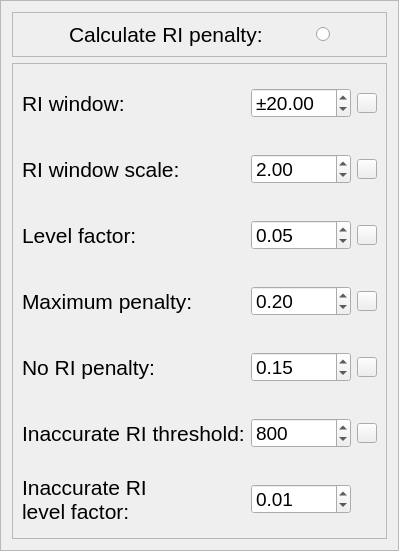
    <widget class="QFrame" name="frame_2">
     <property name="frameShape">
      <enum>QFrame::StyledPanel</enum>
     </property>
     <property name="frameShadow">
      <enum>QFrame::Raised</enum>
     </property>
     <layout class="QGridLayout" name="gridLayout_3" rowstretch="1,10">
      <item row="0" column="0">
       <widget class="QFrame" name="frame_6">
        <property name="frameShape">
         <enum>QFrame::StyledPanel</enum>
        </property>
        <property name="frameShadow">
         <enum>QFrame::Raised</enum>
        </property>
        <layout class="QHBoxLayout" name="horizontalLayout_3">
         <item>
          <widget class="QLabel" name="label_6">
           <property name="sizePolicy">
            <sizepolicy hsizetype="Maximum" vsizetype="Preferred">
             <horstretch>0</horstretch>
             <verstretch>0</verstretch>
            </sizepolicy>
           </property>
           <property name="minimumSize">
            <size>
             <width>0</width>
             <height>0</height>
            </size>
           </property>
           <property name="maximumSize">
            <size>
             <width>16777215</width>
             <height>16777215</height>
            </size>
           </property>
           <property name="font">
            <font>
             <pointsize>16</pointsize>
             <weight>50</weight>
             <italic>false</italic>
             <bold>false</bold>
            </font>
           </property>
           <property name="styleSheet">
            <string notr="true">font: 16pt;</string>
           </property>
           <property name="text">
            <string>Calculate RI penalty:</string>
           </property>
          </widget>
         </item>
         <item>
          <widget class="QRadioButton" name="radioButton">
           <property name="sizePolicy">
            <sizepolicy hsizetype="Maximum" vsizetype="Fixed">
             <horstretch>0</horstretch>
             <verstretch>0</verstretch>
            </sizepolicy>
           </property>
           <property name="text">
            <string/>
           </property>
           <property name="checked">
            <bool>false</bool>
           </property>
          </widget>
         </item>
        </layout>
       </widget>
      </item>
      <item row="1" column="0">
       <widget class="QFrame" name="frame_5">
        <property name="frameShape">
         <enum>QFrame::StyledPanel</enum>
        </property>
        <property name="frameShadow">
         <enum>QFrame::Raised</enum>
        </property>
        <layout class="QGridLayout" name="gridLayout_4">
         <item row="0" column="0">
          <widget class="QLabel" name="label_7">
           <property name="sizePolicy">
            <sizepolicy hsizetype="Maximum" vsizetype="Preferred">
             <horstretch>0</horstretch>
             <verstretch>0</verstretch>
            </sizepolicy>
           </property>
           <property name="minimumSize">
            <size>
             <width>0</width>
             <height>60</height>
            </size>
           </property>
           <property name="maximumSize">
            <size>
             <width>16777215</width>
             <height>60</height>
            </size>
           </property>
           <property name="font">
            <font>
             <pointsize>16</pointsize>
             <weight>50</weight>
             <italic>false</italic>
             <bold>false</bold>
            </font>
           </property>
           <property name="styleSheet">
            <string notr="true">font: 16pt;</string>
           </property>
           <property name="text">
            <string>RI window:</string>
           </property>
          </widget>
         </item>
         <item row="0" column="1">
          <widget class="QDoubleSpinBox" name="doubleSpinBox_5">
           <property name="minimumSize">
            <size>
             <width>100</width>
             <height>30</height>
            </size>
           </property>
           <property name="maximumSize">
            <size>
             <width>100</width>
             <height>30</height>
            </size>
           </property>
           <property name="styleSheet">
            <string notr="true">font: 14pt;</string>
           </property>
           <property name="prefix">
            <string>±</string>
           </property>
           <property name="suffix">
            <string/>
           </property>
           <property name="maximum">
            <double>9999.000000000000000</double>
           </property>
           <property name="singleStep">
            <double>0.500000000000000</double>
           </property>
           <property name="value">
            <double>20.000000000000000</double>
           </property>
          </widget>
         </item>
         <item row="0" column="2">
          <widget class="QPushButton" name="pushButton_6">
           <property name="minimumSize">
            <size>
             <width>20</width>
             <height>20</height>
            </size>
           </property>
           <property name="maximumSize">
            <size>
             <width>20</width>
             <height>20</height>
            </size>
           </property>
           <property name="text">
            <string/>
           </property>
           <property name="icon">
            <iconset>
             <normaloff>../Combine/R-C.png</normaloff>../Combine/R-C.png</iconset>
           </property>
           <property name="iconSize">
            <size>
             <width>20</width>
             <height>20</height>
            </size>
           </property>
          </widget>
         </item>
         <item row="1" column="0">
          <widget class="QLabel" name="label_9">
           <property name="minimumSize">
            <size>
             <width>0</width>
             <height>60</height>
            </size>
           </property>
           <property name="maximumSize">
            <size>
             <width>16777215</width>
             <height>60</height>
            </size>
           </property>
           <property name="font">
            <font>
             <pointsize>16</pointsize>
             <weight>50</weight>
             <italic>false</italic>
             <bold>false</bold>
            </font>
           </property>
           <property name="styleSheet">
            <string notr="true">font: 16pt;</string>
           </property>
           <property name="text">
            <string>RI window scale:</string>
           </property>
           <property name="wordWrap">
            <bool>true</bool>
           </property>
          </widget>
         </item>
         <item row="1" column="1">
          <widget class="QDoubleSpinBox" name="doubleSpinBox_9">
           <property name="minimumSize">
            <size>
             <width>100</width>
             <height>30</height>
            </size>
           </property>
           <property name="maximumSize">
            <size>
             <width>100</width>
             <height>30</height>
            </size>
           </property>
           <property name="styleSheet">
            <string notr="true">font: 14pt;</string>
           </property>
           <property name="readOnly">
            <bool>false</bool>
           </property>
           <property name="correctionMode">
            <enum>QAbstractSpinBox::CorrectToPreviousValue</enum>
           </property>
           <property name="decimals">
            <number>2</number>
           </property>
           <property name="value">
            <double>2.000000000000000</double>
           </property>
          </widget>
         </item>
         <item row="1" column="2">
          <widget class="QPushButton" name="pushButton_7">
           <property name="minimumSize">
            <size>
             <width>20</width>
             <height>20</height>
            </size>
           </property>
           <property name="maximumSize">
            <size>
             <width>20</width>
             <height>20</height>
            </size>
           </property>
           <property name="text">
            <string/>
           </property>
           <property name="icon">
            <iconset>
             <normaloff>../Combine/R-C.png</normaloff>../Combine/R-C.png</iconset>
           </property>
           <property name="iconSize">
            <size>
             <width>20</width>
             <height>20</height>
            </size>
           </property>
          </widget>
         </item>
         <item row="2" column="0">
          <widget class="QLabel" name="label_8">
           <property name="minimumSize">
            <size>
             <width>0</width>
             <height>60</height>
            </size>
           </property>
           <property name="maximumSize">
            <size>
             <width>16777215</width>
             <height>60</height>
            </size>
           </property>
           <property name="font">
            <font>
             <pointsize>16</pointsize>
             <weight>50</weight>
             <italic>false</italic>
             <bold>false</bold>
            </font>
           </property>
           <property name="styleSheet">
            <string notr="true">font: 16pt;</string>
           </property>
           <property name="text">
            <string>Level factor:</string>
           </property>
           <property name="wordWrap">
            <bool>true</bool>
           </property>
          </widget>
         </item>
         <item row="2" column="1">
          <widget class="QDoubleSpinBox" name="doubleSpinBox_7">
           <property name="minimumSize">
            <size>
             <width>100</width>
             <height>30</height>
            </size>
           </property>
           <property name="maximumSize">
            <size>
             <width>100</width>
             <height>30</height>
            </size>
           </property>
           <property name="styleSheet">
            <string notr="true">font: 14pt;</string>
           </property>
           <property name="decimals">
            <number>2</number>
           </property>
           <property name="singleStep">
            <double>0.010000000000000</double>
           </property>
           <property name="value">
            <double>0.050000000000000</double>
           </property>
          </widget>
         </item>
         <item row="2" column="2">
          <widget class="QPushButton" name="pushButton_8">
           <property name="minimumSize">
            <size>
             <width>20</width>
             <height>20</height>
            </size>
           </property>
           <property name="maximumSize">
            <size>
             <width>20</width>
             <height>20</height>
            </size>
           </property>
           <property name="text">
            <string/>
           </property>
           <property name="icon">
            <iconset>
             <normaloff>../Combine/R-C.png</normaloff>../Combine/R-C.png</iconset>
           </property>
           <property name="iconSize">
            <size>
             <width>20</width>
             <height>20</height>
            </size>
           </property>
          </widget>
         </item>
         <item row="3" column="0">
          <widget class="QLabel" name="label_10">
           <property name="minimumSize">
            <size>
             <width>0</width>
             <height>60</height>
            </size>
           </property>
           <property name="maximumSize">
            <size>
             <width>16777215</width>
             <height>60</height>
            </size>
           </property>
           <property name="font">
            <font>
             <pointsize>16</pointsize>
             <weight>50</weight>
             <italic>false</italic>
             <bold>false</bold>
            </font>
           </property>
           <property name="styleSheet">
            <string notr="true">font: 16pt;</string>
           </property>
           <property name="text">
            <string>Maximum penalty:</string>
           </property>
           <property name="wordWrap">
            <bool>true</bool>
           </property>
          </widget>
         </item>
         <item row="3" column="1">
          <widget class="QDoubleSpinBox" name="doubleSpinBox_8">
           <property name="minimumSize">
            <size>
             <width>100</width>
             <height>30</height>
            </size>
           </property>
           <property name="maximumSize">
            <size>
             <width>100</width>
             <height>30</height>
            </size>
           </property>
           <property name="styleSheet">
            <string notr="true">font: 14pt;</string>
           </property>
           <property name="decimals">
            <number>2</number>
           </property>
           <property name="maximum">
            <double>1.000000000000000</double>
           </property>
           <property name="singleStep">
            <double>0.100000000000000</double>
           </property>
           <property name="value">
            <double>0.200000000000000</double>
           </property>
          </widget>
         </item>
         <item row="3" column="2">
          <widget class="QPushButton" name="pushButton_9">
           <property name="minimumSize">
            <size>
             <width>20</width>
             <height>20</height>
            </size>
           </property>
           <property name="maximumSize">
            <size>
             <width>20</width>
             <height>20</height>
            </size>
           </property>
           <property name="text">
            <string/>
           </property>
           <property name="icon">
            <iconset>
             <normaloff>../Combine/R-C.png</normaloff>../Combine/R-C.png</iconset>
           </property>
           <property name="iconSize">
            <size>
             <width>20</width>
             <height>20</height>
            </size>
           </property>
          </widget>
         </item>
         <item row="4" column="0">
          <widget class="QLabel" name="label_11">
           <property name="minimumSize">
            <size>
             <width>0</width>
             <height>60</height>
            </size>
           </property>
           <property name="maximumSize">
            <size>
             <width>16777215</width>
             <height>60</height>
            </size>
           </property>
           <property name="font">
            <font>
             <pointsize>16</pointsize>
             <weight>50</weight>
             <italic>false</italic>
             <bold>false</bold>
            </font>
           </property>
           <property name="styleSheet">
            <string notr="true">font: 16pt;</string>
           </property>
           <property name="text">
            <string>No RI penalty:</string>
           </property>
           <property name="wordWrap">
            <bool>true</bool>
           </property>
          </widget>
         </item>
         <item row="4" column="1">
          <widget class="QDoubleSpinBox" name="doubleSpinBox_99">
           <property name="minimumSize">
            <size>
             <width>100</width>
             <height>30</height>
            </size>
           </property>
           <property name="maximumSize">
            <size>
             <width>100</width>
             <height>30</height>
            </size>
           </property>
           <property name="styleSheet">
            <string notr="true">font: 14pt;</string>
           </property>
           <property name="maximum">
            <double>1.000000000000000</double>
           </property>
           <property name="singleStep">
            <double>0.050000000000000</double>
           </property>
           <property name="value">
            <double>0.150000000000000</double>
           </property>
          </widget>
         </item>
         <item row="4" column="2">
          <widget class="QPushButton" name="pushButton_10">
           <property name="minimumSize">
            <size>
             <width>20</width>
             <height>20</height>
            </size>
           </property>
           <property name="maximumSize">
            <size>
             <width>20</width>
             <height>20</height>
            </size>
           </property>
           <property name="text">
            <string/>
           </property>
           <property name="icon">
            <iconset>
             <normaloff>../Combine/R-C.png</normaloff>../Combine/R-C.png</iconset>
           </property>
           <property name="iconSize">
            <size>
             <width>20</width>
             <height>20</height>
            </size>
           </property>
          </widget>
         </item>
         <item row="5" column="0">
          <widget class="QLabel" name="label_15">
           <property name="minimumSize">
            <size>
             <width>0</width>
             <height>60</height>
            </size>
           </property>
           <property name="maximumSize">
            <size>
             <width>16777215</width>
             <height>60</height>
            </size>
           </property>
           <property name="font">
            <font>
             <pointsize>16</pointsize>
             <weight>50</weight>
             <italic>false</italic>
             <bold>false</bold>
            </font>
           </property>
           <property name="styleSheet">
            <string notr="true">font: 16pt;</string>
           </property>
           <property name="text">
            <string>Inaccurate RI threshold:</string>
           </property>
           <property name="wordWrap">
            <bool>true</bool>
           </property>
          </widget>
         </item>
         <item row="5" column="1">
          <widget class="QSpinBox" name="spinBox_12">
           <property name="minimumSize">
            <size>
             <width>100</width>
             <height>30</height>
            </size>
           </property>
           <property name="maximumSize">
            <size>
             <width>100</width>
             <height>30</height>
            </size>
           </property>
           <property name="styleSheet">
            <string notr="true">font: 14pt;</string>
           </property>
           <property name="maximum">
            <number>99999</number>
           </property>
           <property name="value">
            <number>800</number>
           </property>
          </widget>
         </item>
         <item row="5" column="2">
          <widget class="QPushButton" name="pushButton_15">
           <property name="minimumSize">
            <size>
             <width>20</width>
             <height>20</height>
            </size>
           </property>
           <property name="maximumSize">
            <size>
             <width>20</width>
             <height>20</height>
            </size>
           </property>
           <property name="text">
            <string/>
           </property>
           <property name="icon">
            <iconset>
             <normaloff>../Combine/R-C.png</normaloff>../Combine/R-C.png</iconset>
           </property>
           <property name="iconSize">
            <size>
             <width>20</width>
             <height>20</height>
            </size>
           </property>
          </widget>
         </item>
         <item row="6" column="0">
          <widget class="QLabel" name="label_19">
           <property name="minimumSize">
            <size>
             <width>0</width>
             <height>60</height>
            </size>
           </property>
           <property name="maximumSize">
            <size>
             <width>16777215</width>
             <height>60</height>
            </size>
           </property>
           <property name="font">
            <font>
             <pointsize>16</pointsize>
             <weight>50</weight>
             <italic>false</italic>
             <bold>false</bold>
            </font>
           </property>
           <property name="styleSheet">
            <string notr="true">font: 16pt;</string>
           </property>
           <property name="text">
            <string>Inaccurate RI
level factor:</string>
           </property>
           <property name="wordWrap">
            <bool>false</bool>
           </property>
          </widget>
         </item>
         <item row="6" column="1">
          <widget class="QDoubleSpinBox" name="doubleSpinBox_13">
           <property name="minimumSize">
            <size>
             <width>100</width>
             <height>30</height>
            </size>
           </property>
           <property name="maximumSize">
            <size>
             <width>100</width>
             <height>30</height>
            </size>
           </property>
           <property name="styleSheet">
            <string notr="true">font: 14pt;</string>
           </property>
           <property name="maximum">
            <double>1.000000000000000</double>
           </property>
           <property name="singleStep">
            <double>0.010000000000000</double>
           </property>
           <property name="value">
            <double>0.010000000000000</double>
           </property>
          </widget>
         </item>
        </layout>
       </widget>
      </item>
     </layout>
    </widget>
